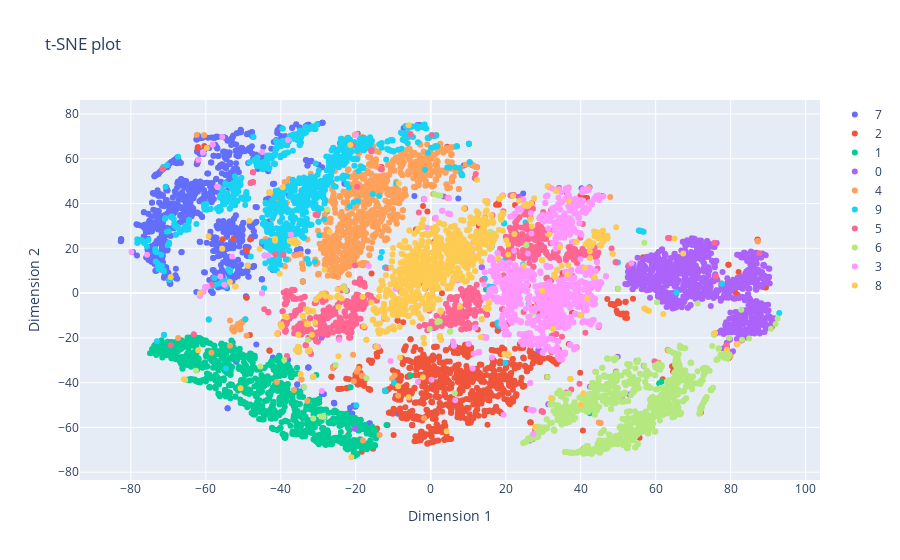

The notebook cell saved with this chart:
### Code cell
from sklearn.manifold import TSNE
import plotly.graph_objects as go

# Initialize t-SNE
tsne = TSNE(n_components=2, random_state=0)

# Fit and transform the data
tsne_results = tsne.fit_transform(df_std)

# Create a scatter plot of the t-SNE results using Plotly
fig = go.Figure()

for label in df['label'].unique():
    idx = df['label'] == label
    fig.add_trace(go.Scatter(x=tsne_results[idx, 0], y=tsne_results[idx, 1], mode='markers', 
                             name=str(label)))

fig.update_layout(title='t-SNE plot',
                   xaxis_title='Dimension 1',
                   yaxis_title='Dimension 2')
fig.show()

### Figure 1 — Plotly figure (JSON) as saved in the notebook; plotly's stock layout.template omitted (floating-point values rounded to 4 significant figures; data arrays with more than 128 entries replaced by an {"elided": "..."} marker saying what was removed)
{"data": [{"mode": "markers", "name": "7", "type": "scatter", "x": {"elided": "1028 float values"}, "y": {"elided": "1028 float values"}}, {"mode": "markers", "name": "2", "type": "scatter", "x": {"elided": "1032 float values"}, "y": {"elided": "1032 float values"}}, {"mode": "markers", "name": "1", "type": "scatter", "x": {"elided": "1135 float values"}, "y": {"elided": "1135 float values"}}, {"mode": "markers", "name": "0", "type": "scatter", "x": {"elided": "980 float values"}, "y": {"elided": "980 float values"}}, {"mode": "markers", "name": "4", "type": "scatter", "x": {"elided": "982 float values"}, "y": {"elided": "982 float values"}}, {"mode": "markers", "name": "9", "type": "scatter", "x": {"elided": "1009 float values"}, "y": {"elided": "1009 float values"}}, {"mode": "markers", "name": "5", "type": "scatter", "x": {"elided": "892 float values"}, "y": {"elided": "892 float values"}}, {"mode": "markers", "name": "6", "type": "scatter", "x": {"elided": "958 float values"}, "y": {"elided": "958 float values"}}, {"mode": "markers", "name": "3", "type": "scatter", "x": {"elided": "1010 float values"}, "y": {"elided": "1010 float values"}}, {"mode": "markers", "name": "8", "type": "scatter", "x": {"elided": "974 float values"}, "y": {"elided": "974 float values"}}], "layout": {"title": {"text": "t-SNE plot"}, "xaxis": {"title": {"text": "Dimension 1"}}, "yaxis": {"title": {"text": "Dimension 2"}}}}
